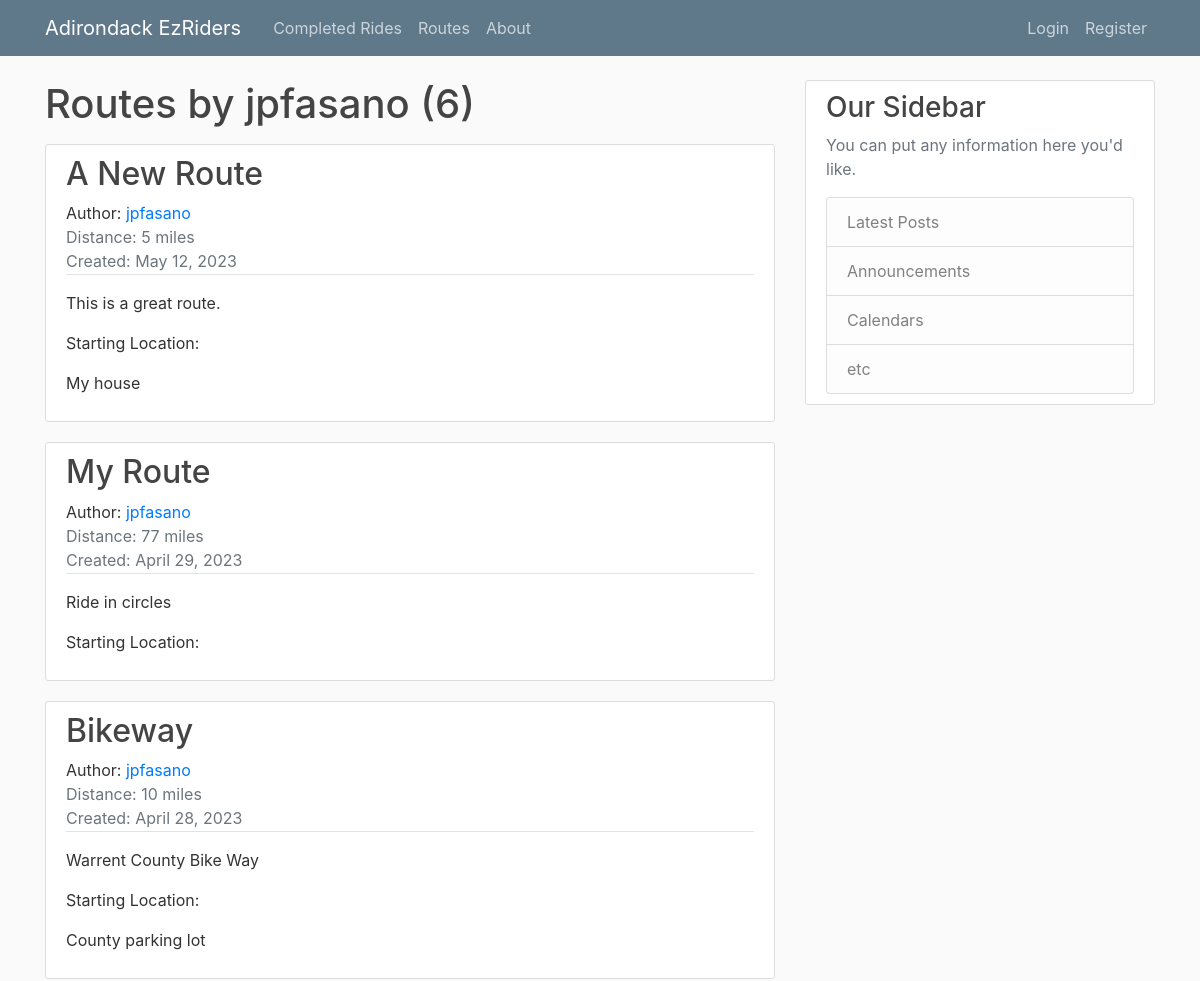
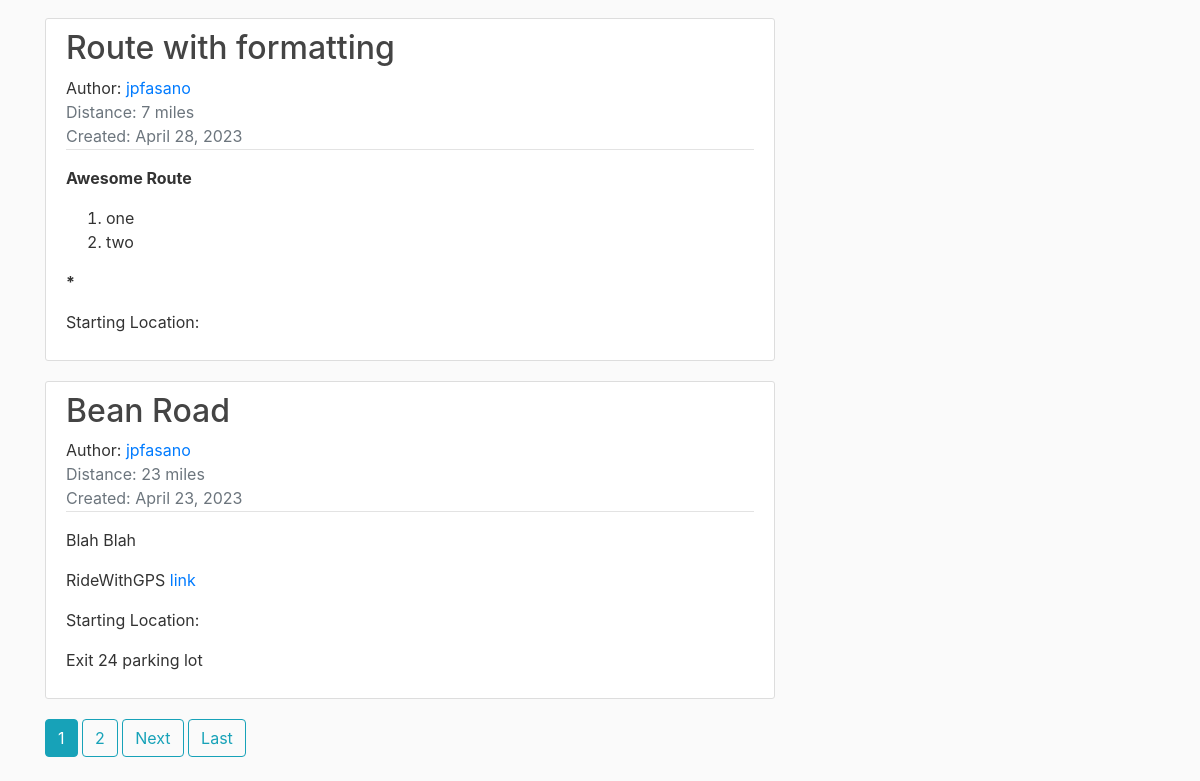
Page /routes/user/jpfasano on the committed database (2 pictures, top to bottom).
### routes/models.py (models this page shows, shortened)
class Route(models.Model):
    route_name = models.CharField(max_length=100)
    description = RichTextField(blank=True, null=True)
    date_posted = models.DateTimeField(default=timezone.now)
    distance = models.PositiveSmallIntegerField()
    start_location = RichTextField(blank=True, null=True)
    author = models.ForeignKey(User, blank=True, null=True, on_delete=models.SET_NULL)

### routes/views.py (the view)
# urls.py: path('user/<str:username>', UserRoutesListView.as_view(), name='user-routes'),
class UserRoutesListView(ListView):
    model = Route
    template_name = 'routes/user_routes.html'  # <app>/<model>_<viewtype>.html
    context_object_name = 'routes'
    paginate_by = 5
    def get_queryset(self):
        user = get_object_or_404(User, username=self.kwargs.get('username'))
        return Route.objects.filter(author=user).order_by('-date_posted')

### routes/templates/routes/user_routes.html (shortened to what this page needs)
{% extends "base.html" %}
{% block content %}
    <h1 class="mb-3">Routes by {{ view.kwargs.username }} ({{ page_obj.paginator.count}})</h1>
    {% for route in routes %}
        <article class="media content-section">
          <div class="media-body">
            <h2><a class="article-title" href="{% url 'route-detail' route.id %}">{{ route.route_name }}</a></h2>
            <div class="article-metadata">
              Author: <a class="mr-2" href="{% url 'user-routes' route.author.username  %}">{{ route.author }}</a>
              <div class="text-muted">Distance: {{  route.distance }} miles</div>
              <div class="text-muted">Created: {{ route.date_posted|date:"F d, Y" }}</div>
            </div>
            <p class="article-content">{{ route.description|safe }}</p>
            <p class="article-content">Starting Location: {{ route.start_location|safe }}</p>
          </div>
        </article>
    {% endfor %}
    {% if is_paginated %}
        {% for num in page_obj.paginator.page_range %}
            {% if page_obj.number == num %}
                <a class="btn btn-info mb-4" href="?page={{ num }}">{{ num }}</a>
            {% elif num > page_obj.number|add:'-3' or num < page_obj.number|add:'3'%}
                <a class="btn btn-outline-info mb-4" href="?page={{ num }}">{{ num }}</a>
            {% endif %}
        {% endfor %}
        {% if page_obj.has_next %}
            <a class="btn btn-outline-info mb-4" href="?page={{ page_obj.next_page_number }}">Next</a>
            <a class="btn btn-outline-info mb-4" href="?page={{ page_obj.paginator.num_pages }}">Last</a>
        {% endif %}
    {% endif %}
{% endblock content %}

### djangoProject/static/main.css (style rules this page uses)
body { background: #fafafa; color: #333333; margin-top: 5rem; }
h1, h2, h3, h4, h5, h6 { color: #444444; }
.content-section { background: #ffffff; padding: 10px 20px; border: 1px solid #dddddd; border-radius: 3px; margin-bottom: 20px; }
.article-title { color: #444444; }
.article-content { white-space: pre-line; }
.article-metadata { padding-bottom: 1px; margin-bottom: 4px; border-bottom: 1px solid #e3e3e3 }

### rows in the picture
Route: route_name "A New Route", author "jpfasano", distance "5", date_posted "May 12, 2023", description "This is a great route.", start_location "My house"
Route: route_name "My Route", author "jpfasano", distance "77", date_posted "April 29, 2023", description "Ride in circles"
Route: route_name "Bikeway", author "jpfasano", distance "10", date_posted "April 28, 2023", description "Warrent County Bike Way", start_location "County parking lot"
Route: route_name "Route with formatting", author "jpfasano", distance "7", date_posted "April 28, 2023", description "Awesome Route one two *"
Route: route_name "Bean Road", author "jpfasano", distance "23", date_posted "April 23, 2023", description "Blah Blah RideWithGPS link", start_location "Exit 24 parking lot"

### other values in the picture
{{ view.kwargs.username }} "jpfasano"
{{ page_obj.paginator.count }} "6"
{{ num }} "1"
{{ num }} "2"
